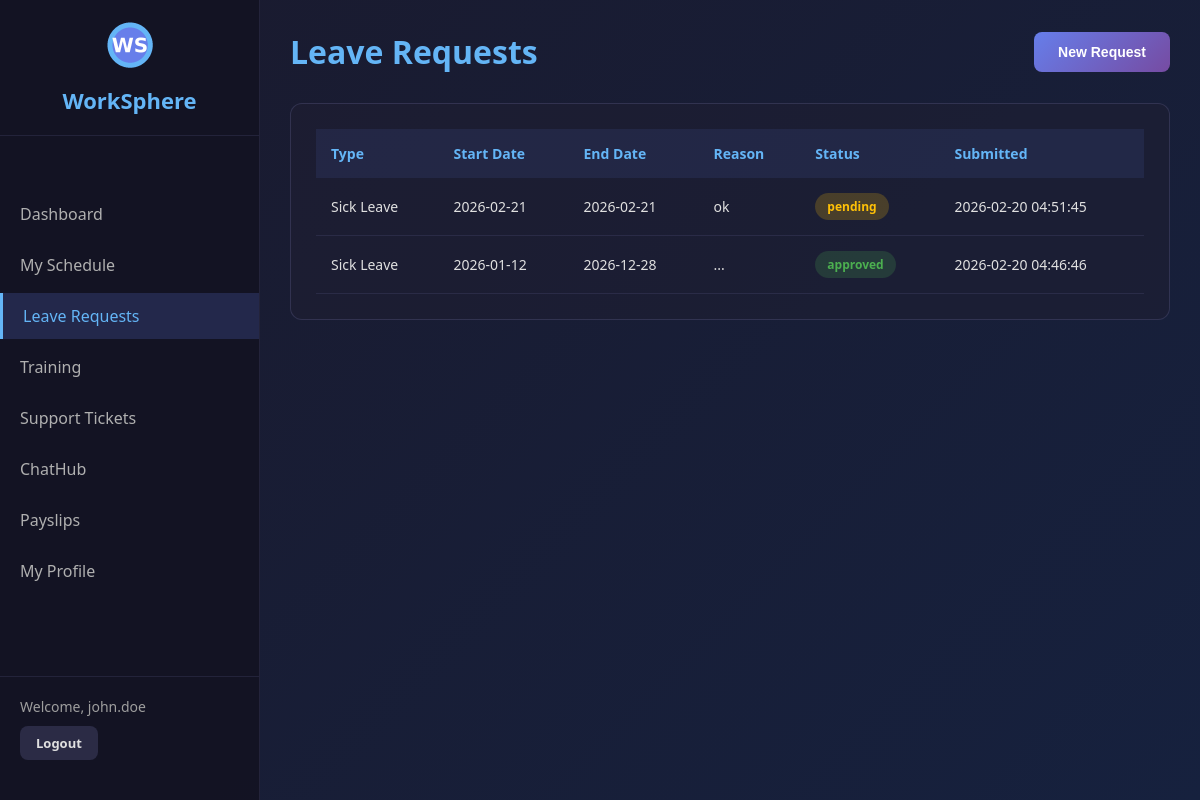
The page /employee/leave (signed in) on the database its author committed.
### tables this page shows
CREATE TABLE leave_requests (
            id INTEGER PRIMARY KEY AUTOINCREMENT,
            user_id INTEGER NOT NULL,
            leave_type TEXT NOT NULL,
            start_date TEXT NOT NULL,
            end_date TEXT NOT NULL,
            reason TEXT,
            status TEXT DEFAULT 'pending',
            reviewed_by INTEGER,
            reviewed_at TIMESTAMP,
            created_at TIMESTAMP DEFAULT CURRENT_TIMESTAMP,
            FOREIGN KEY (user_id) REFERENCES users (id)
        );

### app.py (the view, shortened to what this page needs)
@app.route('/employee/leave', methods=['GET', 'POST'])
@employee_required
def employee_leave():
    conn = get_db()
    cursor = conn.cursor()
    user_id = session['user_id']
    leave_requests = cursor.execute('''
        SELECT * FROM leave_requests WHERE user_id = ? ORDER BY created_at DESC
    ''', (user_id,)).fetchall()
    return render_template('employee_leave.html', leave_requests=leave_requests)

### app.py (called while the page is built)
def get_db():
    if 'db' not in g:
        g.db = sqlite3.connect(
            DATABASE,
            timeout=20,                   # wait up to 20s if locked
            check_same_thread=False
        )
        g.db.row_factory = sqlite3.Row
        g.db.execute("PRAGMA journal_mode=WAL")    # WAL allows concurrent reads
        g.db.execute("PRAGMA busy_timeout=20000")  # 20s busy timeout at SQLite level
    return g.db

def employee_required(f):
    @wraps(f)
    def decorated_function(*args, **kwargs):
        if 'user_id' not in session:
            flash('Please login to access this page', 'error')
            return redirect('/login')
        if session.get('actual_role') == 'admin' and session.get('role') == 'employee':
            return f(*args, **kwargs)
        if session.get('role') == 'employee':
            return f(*args, **kwargs)
        flash('Employee access required', 'error')
        return redirect('/admin/dashboard')
    return decorated_function

### templates/employee_leave.html (shortened to what this page needs)
<!DOCTYPE html>
<html lang="en">
<head>
    <link rel="stylesheet" href="/static/css/style.css">
</head>
<body>
    <div class="dashboard-container">
        <nav class="sidebar">
            <div class="logo-container">
                <img src="/static/images/logo.png" alt="WorkSphere Logo" class="logo-small">
                <h2>WorkSphere</h2>
            </div>
            <ul class="nav-menu">
                <li><a href="/employee/dashboard">Dashboard</a></li>
                <li><a href="/employee/schedule">My Schedule</a></li>
                <li class="active"><a href="/employee/leave">Leave Requests</a></li>
                <li><a href="/employee/training">Training</a></li>
                <li><a href="/employee/support">Support Tickets</a></li>
                <li><a href="/employee/chat">ChatHub</a></li>
                <li><a href="/employee/payslips">Payslips</a></li>
                <li><a href="/employee/profile">My Profile</a></li>
            </ul>
            <div class="user-info">
                <p>Welcome, {{ session.username }}</p>
                <a href="/logout" class="btn btn-secondary btn-sm">Logout</a>
            </div>
        </nav>
        <main class="main-content">
            <header class="page-header">
                <h1>Leave Requests</h1>
                <button onclick="document.getElementById('newLeaveModal').style.display='block'" class="btn btn-primary">New Request</button>
            </header>
            <div class="section">
                <table class="data-table">
                    <thead>
                        <tr>
                            <th>Type</th>
                            <th>Start Date</th>
                            <th>End Date</th>
                            <th>Reason</th>
                            <th>Status</th>
                            <th>Submitted</th>
                        </tr>
                    </thead>
                    <tbody>
                        {% for request in leave_requests %}
                        <tr>
                            <td>{{ request.leave_type }}</td>
                            <td>{{ request.start_date }}</td>
                            <td>{{ request.end_date }}</td>
                            <td>{{ request.reason }}</td>
                            <td><span class="badge badge-{{ request.status }}">{{ request.status }}</span></td>
                            <td>{{ request.created_at }}</td>
                        </tr>
                        {% else %}
                        <tr>
                            <td colspan="6" class="text-center">No leave requests found</td>
                        </tr>
                        {% endfor %}
                    </tbody>
                </table>
            </div>
        </main>
    </div>
</body>
</html>

### static/css/style.css (style rules this page uses)
* { margin: 0; padding: 0; box-sizing: border-box; }
body { font-family: 'Segoe UI', Tahoma, Geneva, Verdana, sans-serif; background: linear-gradient(135deg, #1a1a2e 0%, #16213e 100%); color: #e0e0e0; min-height: 100vh; }
.logo-container { text-align: center; margin-bottom: 30px; }
.btn { padding: 12px 24px; border: none; border-radius: 8px; cursor: pointer; font-size: 14px; font-weight: 600; transition: all 0.3s ease; text-decoration: none; display: inline-block; }
.btn-primary { background: linear-gradient(135deg, #667eea 0%, #764ba2 100%); color: white; }
.btn-secondary { background: rgba(100, 100, 150, 0.3); color: #e0e0e0; }
.btn-sm { padding: 8px 16px; font-size: 13px; }
.dashboard-container { display: flex; min-height: 100vh; }
.sidebar { width: 260px; background: rgba(20, 20, 35, 0.95); border-right: 1px solid rgba(100, 100, 150, 0.2); padding: 20px 0; position: fixed; height: 100vh; overflow-y: auto; display: flex; flex-direction: column; }
.logo-small { width: 50px; height: 50px; margin-bottom: 10px; }
.sidebar .logo-container { padding: 0 20px 20px 20px; border-bottom: 1px solid rgba(100, 100, 150, 0.2); flex-shrink: 0; }
.sidebar .logo-container h2 { color: #64b5f6; font-size: 22px; }
.nav-menu { list-style: none; padding: 20px 0; flex: 1; overflow-y: auto; }
.nav-menu li { margin: 5px 0; }
.nav-menu a { display: block; padding: 12px 20px; color: #b0b0b0; text-decoration: none; transition: all 0.3s ease; }
.nav-menu li.active a { background: rgba(100, 126, 234, 0.2); color: #64b5f6; border-left: 3px solid #64b5f6; }
.user-info { padding: 20px; border-top: 1px solid rgba(100, 100, 150, 0.2); background: rgba(20, 20, 35, 0.95); flex-shrink: 0; margin-top: auto; }
.user-info p { margin-bottom: 10px; font-size: 14px; color: #9e9e9e; }
.main-content { margin-left: 260px; flex: 1; padding: 30px; }
.page-header { display: flex; justify-content: space-between; align-items: center; margin-bottom: 30px; }
.page-header h1 { color: #64b5f6; font-size: 32px; }
.section { background: rgba(30, 30, 50, 0.6); border: 1px solid rgba(100, 100, 150, 0.3); border-radius: 12px; padding: 25px; margin-bottom: 30px; }
.data-table { width: 100%; border-collapse: collapse; }
.data-table thead { background: rgba(100, 126, 234, 0.1); }
.data-table th { padding: 15px; text-align: left; color: #64b5f6; font-weight: 600; font-size: 14px; }
.data-table td { padding: 15px; border-bottom: 1px solid rgba(100, 100, 150, 0.2); color: #e0e0e0; font-size: 14px; }
.badge { display: inline-block; padding: 5px 12px; border-radius: 20px; font-size: 12px; font-weight: 600; }
.badge-pending { background: rgba(255, 193, 7, 0.2); color: #ffc107; }
.badge-approved, .badge-active, .badge-assigned, .badge-success, .badge-generated { background: rgba(76, 175, 80, 0.2); color: #4caf50; }

### rows shown on the page
leave_requests: leave_type "Sick Leave", start_date "2026-02-21", end_date "2026-02-21", reason "ok", status "pending", created_at "2026-02-20 04:51:45"
leave_requests: leave_type "Sick Leave", start_date "2026-01-12", end_date "2026-12-28", reason "...", status "approved", created_at "2026-02-20 04:46:46"

### other values the page prints
{{ session.username }} "john.doe"
